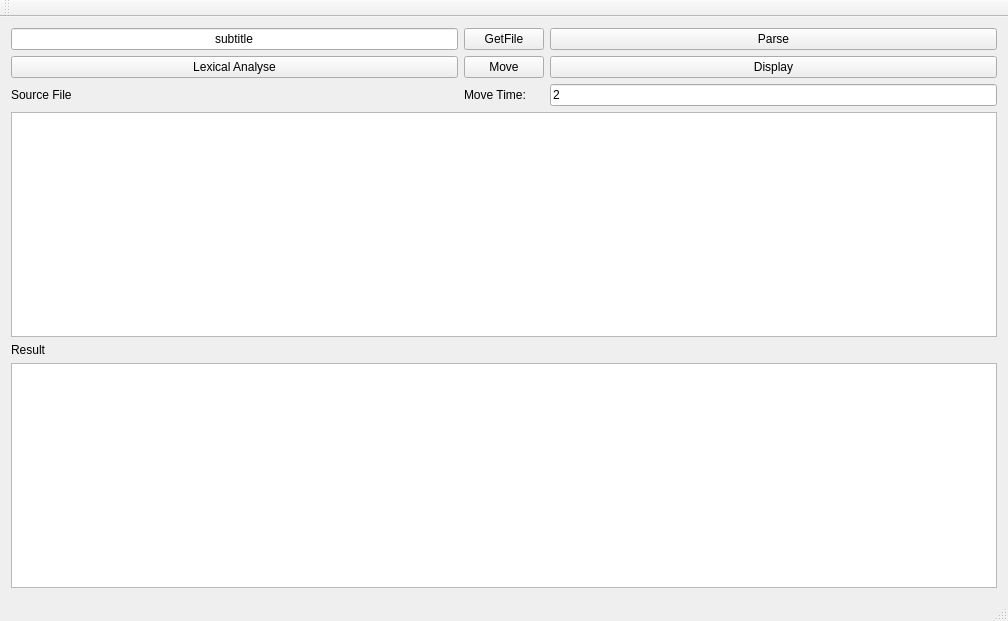
<?xml version="1.0" encoding="UTF-8"?>
<ui version="4.0">
 <class>MainWindow</class>
 <widget class="QMainWindow" name="MainWindow">
  <property name="geometry">
   <rect>
    <x>0</x>
    <y>0</y>
    <width>1008</width>
    <height>621</height>
   </rect>
  </property>
  <property name="windowTitle">
   <string>MainWindow</string>
  </property>
  <widget class="QWidget" name="centralWidget">
   <layout class="QHBoxLayout" name="horizontalLayout">
    <item>
     <layout class="QGridLayout" name="gridLayout">
      <item row="1" column="1">
       <widget class="QPushButton" name="pushButton_2">
        <property name="text">
         <string>Move</string>
        </property>
       </widget>
      </item>
      <item row="0" column="1">
       <widget class="QPushButton" name="pushButton_get_file">
        <property name="text">
         <string>GetFile</string>
        </property>
       </widget>
      </item>
      <item row="7" column="0" colspan="3">
       <widget class="QTextBrowser" name="textBrowser_result"/>
      </item>
      <item row="0" column="2">
       <widget class="QPushButton" name="pushButton_parse">
        <property name="text">
         <string>Parse</string>
        </property>
       </widget>
      </item>
      <item row="6" column="0" colspan="3">
       <widget class="QLabel" name="label">
        <property name="text">
         <string>Result</string>
        </property>
       </widget>
      </item>
      <item row="1" column="0">
       <widget class="QPushButton" name="pushButton_lexical">
        <property name="text">
         <string>Lexical Analyse</string>
        </property>
       </widget>
      </item>
      <item row="0" column="0">
       <widget class="QLineEdit" name="lineEdit_filename">
        <property name="text">
         <string>subtitle</string>
        </property>
        <property name="alignment">
         <set>Qt::AlignCenter</set>
        </property>
       </widget>
      </item>
      <item row="5" column="0" colspan="3">
       <widget class="QTextBrowser" name="textBrowser_source"/>
      </item>
      <item row="1" column="2">
       <widget class="QPushButton" name="pushButton">
        <property name="text">
         <string>Display</string>
        </property>
       </widget>
      </item>
      <item row="3" column="0">
       <widget class="QLabel" name="label_2">
        <property name="text">
         <string>Source File</string>
        </property>
       </widget>
      </item>
      <item row="3" column="2">
       <widget class="QLineEdit" name="lineEdit">
        <property name="text">
         <string>2</string>
        </property>
       </widget>
      </item>
      <item row="3" column="1">
       <widget class="QLabel" name="label_3">
        <property name="text">
         <string>Move Time:</string>
        </property>
       </widget>
      </item>
     </layout>
    </item>
   </layout>
  </widget>
  <widget class="QMenuBar" name="menuBar">
   <property name="geometry">
    <rect>
     <x>0</x>
     <y>0</y>
     <width>1008</width>
     <height>22</height>
    </rect>
   </property>
  </widget>
  <widget class="QToolBar" name="mainToolBar">
   <attribute name="toolBarArea">
    <enum>TopToolBarArea</enum>
   </attribute>
   <attribute name="toolBarBreak">
    <bool>false</bool>
   </attribute>
  </widget>
  <widget class="QStatusBar" name="statusBar"/>
 </widget>
 <layoutdefault spacing="6" margin="11"/>
 <resources/>
 <connections/>
</ui>
